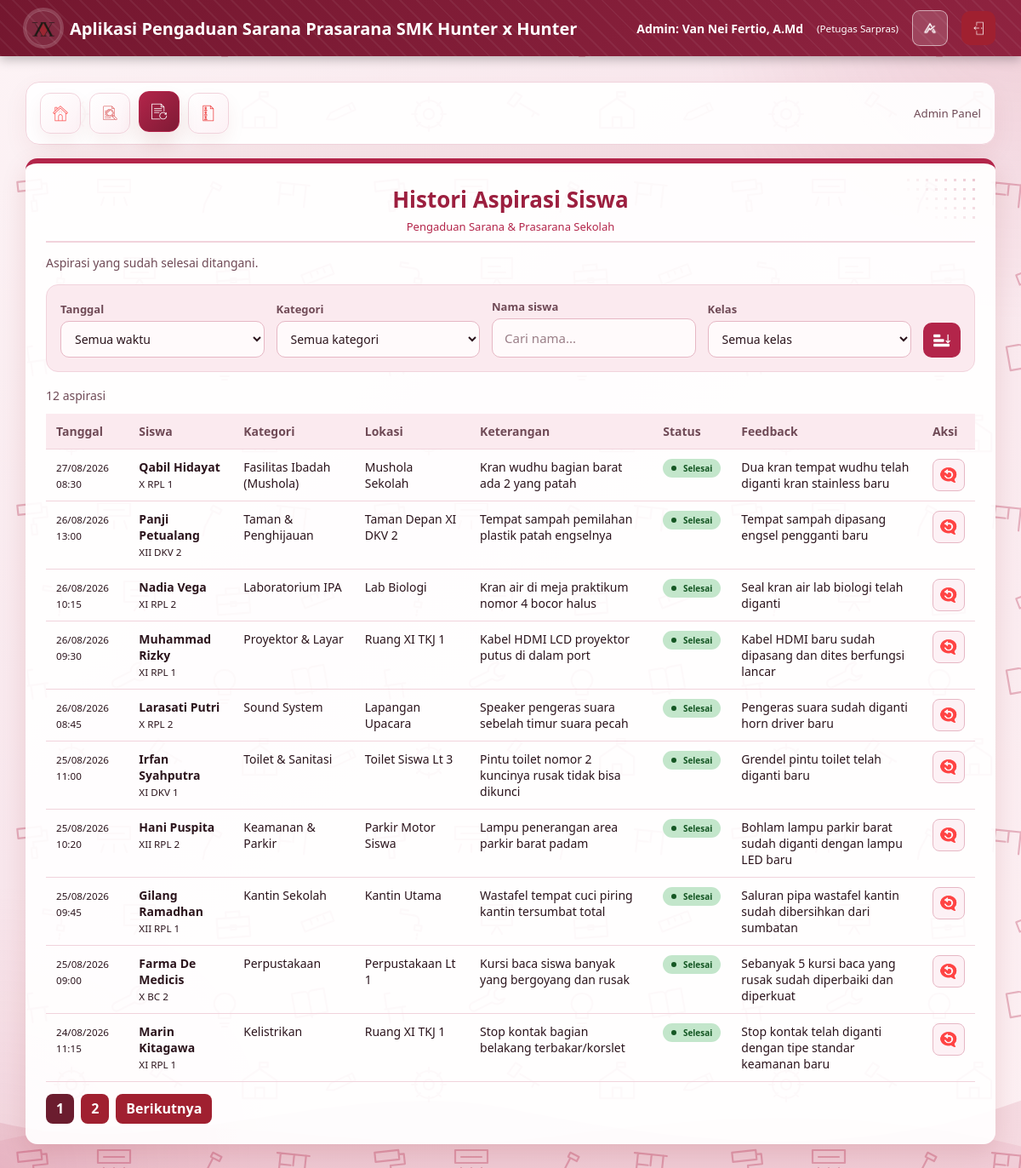
/CONTROLLERS/c_histori_aspirasi_admin.php (signed in), run on the app's committed database.
### tables this page shows
CREATE TABLE `input_aspirasi` (
  `id_input` int(5) NOT NULL,
  `nis` int(10) NOT NULL,
  `id_kategori` int(5) NOT NULL,
  `lokasi` varchar(50) NOT NULL,
  `ket` varchar(255) NOT NULL,
  `tgl_pelaporan` datetime DEFAULT current_timestamp()
);

CREATE TABLE `siswa` (
  `nis` int(10) NOT NULL,
  `nama_siswa` varchar(100) NOT NULL,
  `kelas` varchar(15) NOT NULL,
  `jurusan` varchar(50) NOT NULL,
  `jenis_kelamin` enum('L','P') NOT NULL,
  `password` varchar(255) NOT NULL,
  `created_at` timestamp NOT NULL DEFAULT current_timestamp()
);

CREATE TABLE `kategori` (
  `id_kategori` int(5) NOT NULL,
  `ket_kategori` varchar(30) NOT NULL,
  `deskripsi` text DEFAULT NULL
);

CREATE TABLE `aspirasi` (
  `id_aspirasi` int(5) NOT NULL,
  `id_input` int(5) NOT NULL,
  `status` enum('Menunggu','Proses','Selesai') DEFAULT 'Menunggu',
  `id_kategori` int(5) NOT NULL,
  `feedback` text DEFAULT NULL,
  `id_admin` int(5) DEFAULT NULL,
  `updated_at` datetime DEFAULT NULL ON UPDATE current_timestamp()
);

### VIEWS/v_histori_aspirasi_admin.php (the view, shortened to what the rows shown need)
<!DOCTYPE html>
<html lang="id">
<head>
    <link rel="stylesheet" href="../CSS/01-warna-dan-font.css?v=<?= @filemtime(__DIR__ . '/../CSS/01-warna-dan-font.css') ?>">
    <link rel="stylesheet" href="../CSS/02-navbar-atas.css?v=<?= @filemtime(__DIR__ . '/../CSS/02-navbar-atas.css') ?>">
    <link rel="stylesheet" href="../CSS/03-form-dan-tombol.css?v=<?= @filemtime(__DIR__ . '/../CSS/03-form-dan-tombol.css') ?>">
    <link rel="stylesheet" href="../CSS/04-tabel-dan-badge.css?v=<?= @filemtime(__DIR__ . '/../CSS/04-tabel-dan-badge.css') ?>">
    <link rel="stylesheet" href="../CSS/05-admin-dan-dashboard.css?v=<?= @filemtime(__DIR__ . '/../CSS/05-admin-dan-dashboard.css') ?>">
    <link rel="stylesheet" href="../CSS/06-detail-pengaduan.css?v=<?= @filemtime(__DIR__ . '/../CSS/06-detail-pengaduan.css') ?>">
    <link rel="stylesheet" href="../CSS/07-filter-aspirasi.css?v=<?= @filemtime(__DIR__ . '/../CSS/07-filter-aspirasi.css') ?>">
    <link rel="stylesheet" href="../CSS/08-responsif-dan-hiasan.css?v=<?= @filemtime(__DIR__ . '/../CSS/08-responsif-dan-hiasan.css') ?>">
</head>
<body class="dashboard-page">
    <div class="container">
            <div class="card">
                <div class="table-responsive">
                    <table class="table">
                        <thead>
                            <tr>
                                <th>Tanggal</th>
                                <th>Siswa</th>
                                <th>Kategori</th>
                                <th>Lokasi</th>
                                <th>Keterangan</th>
                                <th>Status</th>
                                <th>Feedback</th>
                                <th>Aksi</th>
                            </tr>
                        </thead>
                        <tbody>
                            <?php if (empty($list_aspirasi)): ?>
                                <tr>
                                    <td
                                        colspan="8"
                                        style="text-align:center;color:var(--teks-medium);padding:20px;"
                                    >
                                        <?php if ($adaFilter): ?>
                                            Tidak ada aspirasi yang sesuai dengan filter.
                                        <?php else: ?>
                                            Belum ada aspirasi yang selesai.
                                        <?php endif; ?>
                                    </td>
                                </tr>
                            <?php else: ?>
                                <?php foreach ($list_aspirasi as $row): ?>
                                    <?php
                                    $badgeClass = 'badge-menunggu';
                                    if (($row['status'] ?? '') === 'Selesai') {
                                        $badgeClass = 'badge-selesai';
                                    }
                                    ?>
                                    <tr>
                                        <td data-label="Tanggal">
                                            <small>
                                                <?= date(
                                                    'd/m/Y H:i',
                                                    strtotime($row['tgl_pelaporan'])
                                                ) ?>
                                            </small>
                                        </td>
                                        <td data-label="Siswa">
                                            <strong>
                                                <?= htmlspecialchars(
                                                    $row['nama_siswa'] ?? '-'
                                                ) ?>
                                            </strong>
                                            <br>
                                            <small>
                                                <?= htmlspecialchars(
                                                    $row['kelas'] ?? '-'
                                                ) ?>
                                            </small>
                                        </td>
                                        <td data-label="Kategori">
                                            <?= htmlspecialchars(
                                                $row['ket_kategori'] ?? '-'
                                            ) ?>
                                        </td>
                                        <td data-label="Lokasi">
                                            <?= htmlspecialchars(
                                                $row['lokasi'] ?? '-'
                                            ) ?>
                                        </td>
                                        <td data-label="Keterangan">
                                            <?= htmlspecialchars(
                                                $row['ket'] ?? '-'
                                            ) ?>
                                        </td>
                                        <td data-label="Status">
                                            <span class="badge <?= $badgeClass ?>">
                                                <?= htmlspecialchars(
                                                    $row['status'] ?? 'Menunggu'
                                                ) ?>
                                            </span>
                                        </td>
                                        <td data-label="Feedback">
                                            <?php $feedbackTeks = trim((string)($row['feedback'] ?? '')); ?>
                                            <?php if ($feedbackTeks !== ''): ?>
                                                <span style="white-space:pre-line;"><?= htmlspecialchars($feedbackTeks) ?></span>
                                            <?php else: ?>
                                                <small style="color:var(--teks-medium);font-style:italic;">Belum ada feedback</small>
                                            <?php endif; ?>
                                        </td>
                                        <td data-label="Aksi">
                                            <a
                                                class="detail-icon-btn"
                                                href="../CONTROLLERS/c_feedback_admin.php?id=<?= (int)$row['id_input'] ?>&aspirasi_page=<?= (int)$aspirasiPage ?>&dari_halaman=histori<?= $filterQuery !== '' ? '&' . htmlspecialchars($filterQuery) : '' ?>"
                                                title="Beri Feedback"
                                            >
                                                <img src="../ASSETS/mengisi_feedback.png" alt="Beri Feedback">
                                            </a>
                                        </td>
                                    </tr>
                                <?php endforeach; ?>
                            <?php endif; ?>
                        </tbody>
                    </table>
                </div>
            </div>
    </div>
</body>
</html>

### data on the page
input_aspirasi: tgl_pelaporan "27/08/2026 08:30", nis.nama_siswa "Qabil Hidayat", nis.kelas "X RPL 1", id_kategori.ket_kategori "Fasilitas Ibadah (Mushola)", lokasi "Mushola Sekolah", ket "Kran wudhu bagian barat ada 2 yang patah", status "Selesai", aspirasi.feedback "Dua kran tempat wudhu telah diganti kran stainless baru"
input_aspirasi: tgl_pelaporan "26/08/2026 13:00", nis.nama_siswa "Panji Petualang", nis.kelas "XII DKV 2", id_kategori.ket_kategori "Taman & Penghijauan", lokasi "Taman Depan XI DKV 2", ket "Tempat sampah pemilahan plastik patah engselnya", status "Selesai", aspirasi.feedback "Tempat sampah dipasang engsel pengganti baru"
input_aspirasi: tgl_pelaporan "26/08/2026 10:15", nis.nama_siswa "Nadia Vega", nis.kelas "XI RPL 2", id_kategori.ket_kategori "Laboratorium IPA", lokasi "Lab Biologi", ket "Kran air di meja praktikum nomor 4 bocor halus", status "Selesai", aspirasi.feedback "Seal kran air lab biologi telah diganti"
input_aspirasi: tgl_pelaporan "26/08/2026 09:30", nis.nama_siswa "Muhammad Rizky", nis.kelas "XI RPL 1", id_kategori.ket_kategori "Proyektor & Layar", lokasi "Ruang XI TKJ 1", ket "Kabel HDMI LCD proyektor putus di dalam port", status "Selesai", aspirasi.feedback "Kabel HDMI baru sudah dipasang dan dites berfungsi lancar"
input_aspirasi: tgl_pelaporan "26/08/2026 08:45", nis.nama_siswa "Larasati Putri", nis.kelas "X RPL 2", id_kategori.ket_kategori "Sound System", lokasi "Lapangan Upacara", ket "Speaker pengeras suara sebelah timur suara pecah", status "Selesai", aspirasi.feedback "Pengeras suara sudah diganti horn driver baru"
input_aspirasi: tgl_pelaporan "25/08/2026 11:00", nis.nama_siswa "Irfan Syahputra", nis.kelas "XI DKV 1", id_kategori.ket_kategori "Toilet & Sanitasi", lokasi "Toilet Siswa Lt 3", ket "Pintu toilet nomor 2 kuncinya rusak tidak bisa dikunci", status "Selesai", aspirasi.feedback "Grendel pintu toilet telah diganti baru"
input_aspirasi: tgl_pelaporan "25/08/2026 10:20", nis.nama_siswa "Hani Puspita", nis.kelas "XII RPL 2", id_kategori.ket_kategori "Keamanan & Parkir", lokasi "Parkir Motor Siswa", ket "Lampu penerangan area parkir barat padam", status "Selesai", aspirasi.feedback "Bohlam lampu parkir barat sudah diganti dengan lampu LED baru"
input_aspirasi: tgl_pelaporan "25/08/2026 09:45", nis.nama_siswa "Gilang Ramadhan", nis.kelas "XII RPL 1", id_kategori.ket_kategori "Kantin Sekolah", lokasi "Kantin Utama", ket "Wastafel tempat cuci piring kantin tersumbat total", status "Selesai", aspirasi.feedback "Saluran pipa wastafel kantin sudah dibersihkan dari sumbatan"
input_aspirasi: tgl_pelaporan "25/08/2026 09:00", nis.nama_siswa "Farma De Medicis", nis.kelas "X BC 2", id_kategori.ket_kategori "Perpustakaan", lokasi "Perpustakaan Lt 1", ket "Kursi baca siswa banyak yang bergoyang dan rusak", status "Selesai", aspirasi.feedback "Sebanyak 5 kursi baca yang rusak sudah diperbaiki dan diperkuat"
input_aspirasi: tgl_pelaporan "24/08/2026 11:15", nis.nama_siswa "Marin Kitagawa", nis.kelas "XI RPL 1", id_kategori.ket_kategori "Kelistrikan", lokasi "Ruang XI TKJ 1", ket "Stop kontak bagian belakang terbakar/korslet", status "Selesai", aspirasi.feedback "Stop kontak telah diganti dengan tipe standar keamanan baru"

### other printed values
$nama_admin "Van Nei Fertio, A.Md"
$role_admin "Petugas Sarpras"
$totalAspirasi "12"
form field periode "Semua waktu"
